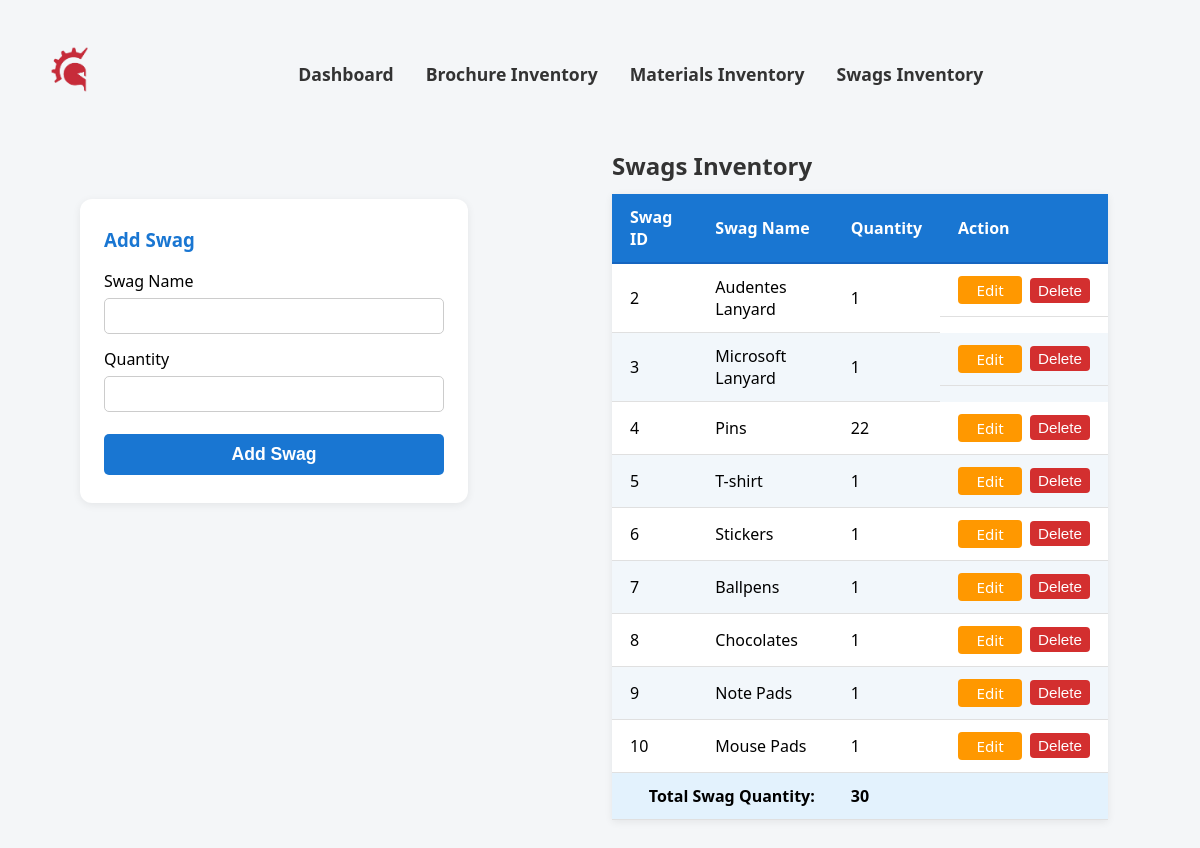
The page /swags_inventory.php (signed in) on the database as committed earlier.
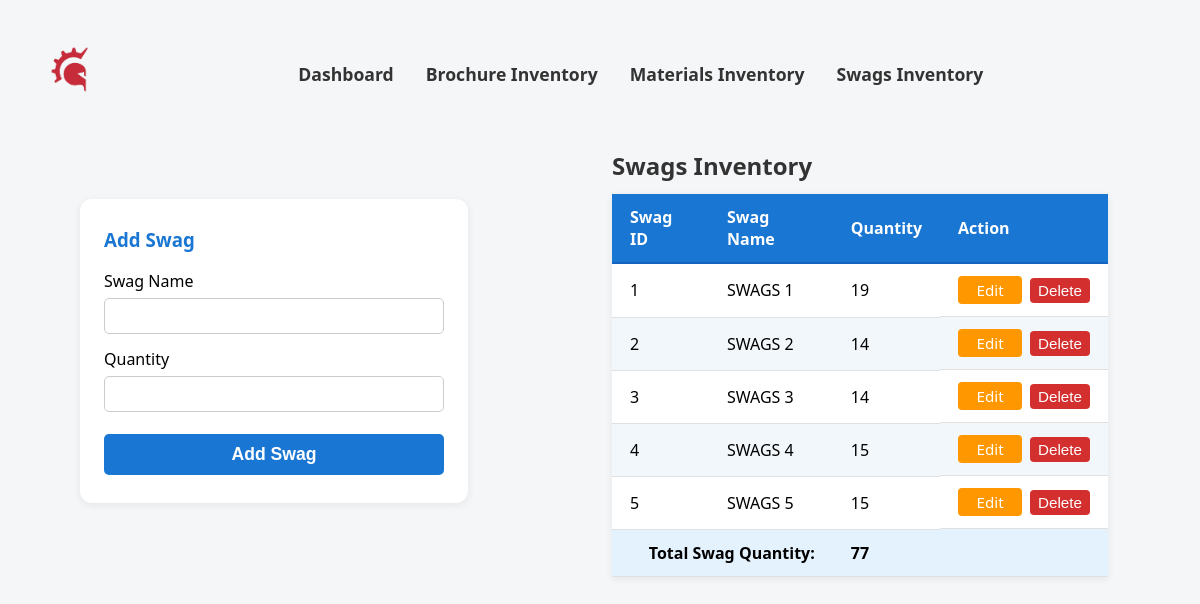
The same page on the database as committed later.
### tables this page shows
CREATE TABLE `swags` (
  `swag_id` int(11) NOT NULL,
  `swags_name` varchar(100) NOT NULL,
  `quantity` int(4) NOT NULL
);

### swags_inventory.php (the view, shortened to what this page needs)
<?php
$connection = CONNECTIVITY();
$sql = "SELECT swag_id, swags_name, quantity FROM swags";
$result = mysqli_query($connection, $sql);
$total_swag = 0;
if ($result && mysqli_num_rows($result) > 0) {
    $rows = [];
    while ($row = mysqli_fetch_assoc($result)) {
        $rows[] = $row;
        $total_swag += intval($row['quantity']);
    }
}
?>
<!DOCTYPE html>
<html lang="en">
<head>
</head>
<body>
    <nav>
        <a href="admin.php"><img src="images/images__1_-removebg-preview.png" alt="Company Logo"></a>
    <div class="nav-container">
         <a href="admin.php">Dashboard</a>
        <a href="brochure_inventory.php">Brochure Inventory</a>
        <a href="marketing_inventory.php">Materials Inventory</a>
        <a href="swags_inventory.php">Swags Inventory</a>
    </div>
    </nav>
    <div class="container-flex">
        <div class="form-card">
            <h3>Add Swag</h3>
            <form method="post" autocomplete="off">
                <label for="swags_name">Swag Name</label>
                <input type="text" id="swags_name" name="swags_name" required>
                <label for="quantity">Quantity</label>
                <input type="number" id="quantity" name="quantity" min="1" required>
                <button type="submit" name="add_swag">Add Swag</button>
            </form>
        </div>
        <div style="flex:1;">
            <table>
                <caption style="caption-side:top; text-align:left; font-size:1.5rem; color:#333; margin-bottom:12px; font-weight:600;">
                    Swags Inventory
                </caption>
                <thead>
                    <tr>
                        <th>Swag ID</th>
                        <th>Swag Name</th>
                        <th>Quantity</th>
                        <th>Action</th>
                    </tr>
                </thead>
                <tbody>
                    <?php
                    $edit_id = isset($_GET['edit_id']) ? intval($_GET['edit_id']) : null;
                    if (!empty($rows)) {
                        foreach ($rows as $row) {
                            echo "<tr>";
                            echo "<td>{$row['swag_id']}</td>";
                            echo "<td>{$row['swags_name']}</td>";
                            echo "<td>";
                            if ($edit_id === intval($row['swag_id'])) {
                                echo "<form method='post' style='display:inline;'>";
                                echo "<input type='hidden' name='swag_id' value='{$row['swag_id']}'>";
                                echo "<input type='number' name='new_quantity' value='{$row['quantity']}' min='1' required style='width:70px;'>";
                                echo "<button type='submit' name='edit_swag' style='margin-left:6px;'>Save</button>";
                                echo "</form>";
                            } else {
                                echo "{$row['quantity']}";
                            }
                            echo "</td>";
                            echo "<td style='display:flex;gap:8px;align-items:center;'>";
                            if ($edit_id === intval($row['swag_id'])) {
                                echo "<a href='{$_SERVER['PHP_SELF']}' class='action-btn cancel-btn'>Cancel</a>";
                            } else {
                                echo "<a href='{$_SERVER['PHP_SELF']}?edit_id={$row['swag_id']}' class='action-btn edit-btn'>Edit</a>";
                            }
                            echo "<form method='post' style='display:inline;' onsubmit=\"return confirm('Are you sure you want to delete this swag?');\">";
                            echo "<button type='submit' name='delete_swag' class='action-btn delete-btn'>Delete</button>";
                            echo "</form>";
                            echo "</td>";
                            echo "</tr>";
                        }
                        echo "<tr style='font-weight:bold; background:#e3f2fd;'>";
                        echo "<td colspan='2' style='text-align:right;'>Total Swag Quantity:</td>";
                        echo "<td>{$total_swag}</td>";
                        echo "<td></td>";
                        echo "</tr>";
                    } else {
                        echo "<tr><td class='no-data' colspan='4'>No data found</td></tr>";
                    }
                    ?>
                </tbody>
            </table>
        </div>
    </div>
</body>
</html>

Rows that differ between the two databases and show on the page:
removed swags: swag_id "6", swags_name "Stickers", quantity "1"
removed swags: swag_id "7", swags_name "Ballpens", quantity "1"
removed swags: swag_id "8", swags_name "Chocolates", quantity "1"
removed swags: swag_id "9", swags_name "Note Pads", quantity "1"
removed swags: swag_id "10", swags_name "Mouse Pads", quantity "1"
added swags: swag_id "1", swags_name "SWAGS 1", quantity "19"
changed swags id 2: swags_name "Audentes Lanyard" → "SWAGS 2"; quantity "1" → "14"
changed swags id 3: swags_name "Microsoft Lanyard" → "SWAGS 3"; quantity "1" → "14"
changed swags id 4: swags_name "Pins" → "SWAGS 4"; quantity "22" → "15"
changed swags id 5: swags_name "T-shirt" → "SWAGS 5"; quantity "1" → "15"
Other text that changed with them:
$total_swag: "30" → "77"
